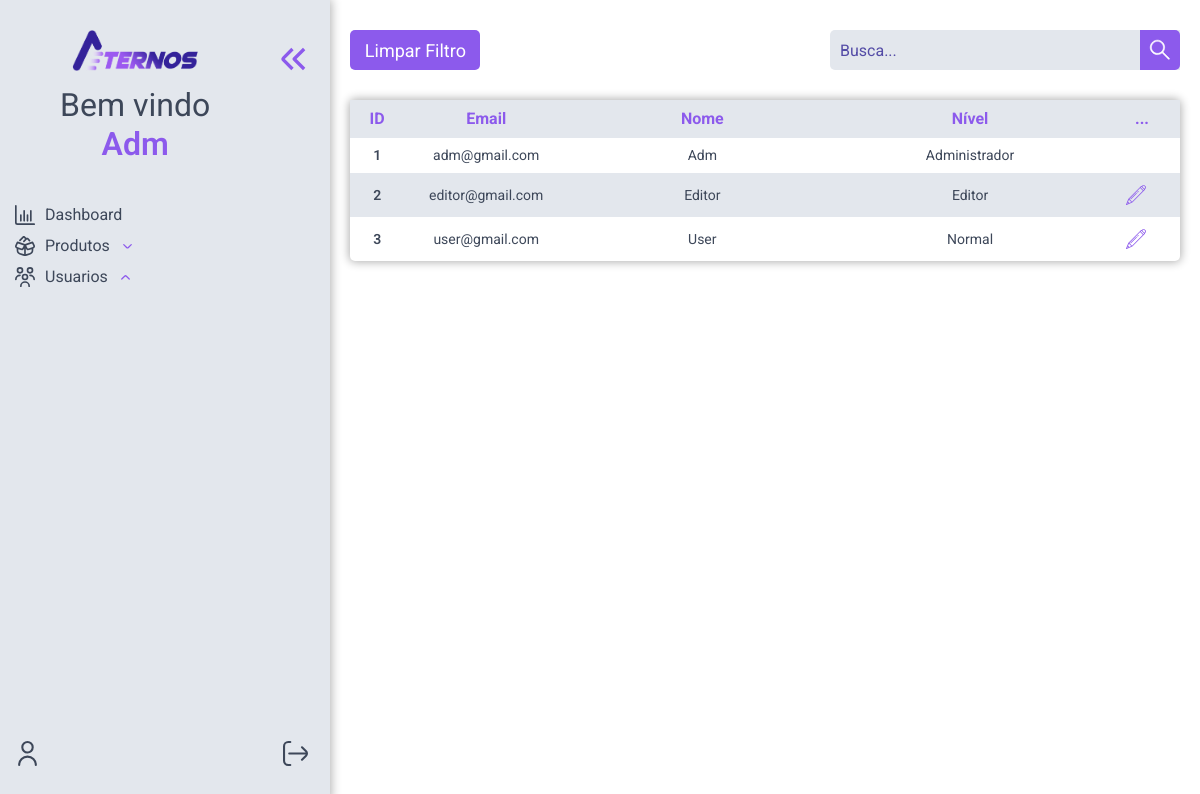
/nav/usuario/usuarios.php (signed in), run on the app's committed database.
### tables this page shows
create table usuarios(
	id int primary key auto_increment,
    nome varchar(45) not null,
    email varchar(45)unique not null,
    senha char(32) not null,
    nivel tinyint default 0
);

### config/Conn.php (called while the page is built, shortened)
<?php
    abstract class Conn
    {
        public function connUser(){
            $this->conn = new mysqli(DB_HOST,DB_USER,DB_PASSWORD,DB_NAME);
        }
    }
?>

### classes/Crud.php (called while the page is built, shortened)
<?php
    require_once ABSPATH."config/Conn.php";
    class Crud extends Conn {
        public function select($col, $tabela, $cond = null, $order = null){
            $sql = "SELECT $col FROM $tabela";
            if ($cond !== null) {
                $sql .= " WHERE $cond";
            }
            if ($order !== null) {
                $sql .= " ORDER BY $order";
            }
            return $this->conn->query($sql);
        }
    }
?>

### nav/usuario/usuarios.php (the view, shortened to what this page needs)
<?php
    require_once ABSPATH.'classes/Crud.php';
?>
<?php include_once ABSPATH.'layout/header.php';?>
<body class="main-index">
    <?php include_once ABSPATH.'layout/menu-lateral.php';
    ?>
    <main class="corpo-produto page">
        <section class="cabecalho">
            <a href="<?php echo BASEURL;?>nav/usuario/usuarios.php" class="limpar" > Limpar Filtro</a>
            <div class="box-busca">
                <form action="" method="get">
                <input class="busca" name="search" type="text" placeholder="Busca...">
                <button type="submit" class="btn-busca">
                </button>
                </form>
            </div>
        </section>
        <table style="width:100%;">
            <thead>
                <tr>
                    <th class="id" scope="col">ID</th>
                    <th class="codigo" scope="col">Email</th>
                    <th class="nome" scope="col">Nome</th>
                    <th class="nome" scope="col">Nível</th>
                    <th class="edit" scope="col">...</th>
                </tr>
            </thead>
            <tbody>
                <?php
                $obj = new Crud;
                if(isset($_GET) and !empty($_GET['search'])){
                    $var = $_GET['search'];
                    $select = $obj->select('*',"usuarios","nome LIKE '$var%' or id LIKE '$var%' or email LIKE '$var%'");
                }else{
                    $select = $obj->select("*","usuarios","1","id ASC");
                }
                if ($select->num_rows > 0){
                    while($rows = $select->fetch_object()){
                    if ($rows->nivel == 0){
                        $nivel = "Normal";
                    }elseif($rows->nivel == 1){
                        $nivel = "Editor";
                    }elseif($rows->nivel == 2){
                        $nivel = "Administrador";
                    }
            ?>
                <tr>
                    <th class="id" scope="row"><?php echo $rows->id?></th>
                    <td class="codigo"><?php echo $rows->email?></td>
                    <td class="nome"><?php echo $rows->nome?></td>
                    <td class="categoria"><?php echo $nivel?></td>
                    <?php if(!($_SESSION['email'] == $rows->email)){?>
                        <td class="edit">
                            <a href="<?php echo BASEURL;?>core/editar.php?idUsu=<?php echo $rows->id?>">
                        </td>
                    <?php }?>
                    <?php }?>
                </tr>
                <?php
                    }
            ?>
            </tbody>
        </table>
    </main>
</body>
</html>

### assets/css/main.css (style rules this page uses)
* { margin:0;padding:0;box-sizing:border-box;font-family:"Roboto",sans-serif;list-style:none;text-decoration:none }
html { font-size:62.5% }
a { text-decoration:none;color:#3d4759 }
input { border:none;outline:none }
.main-index .cadastrar-prod .box-cadastro .flex-field,.main-index .entrada-prod .box-cadastro .flex-field,.main-index .saida-prod .box-cadastro .flex-field,.main-index .corpo-produto>.cabecalho .limpar,.main-index .corpo .box-grid .chart-container,.main-index .corpo .box-grid .total-produtos .value span,.main-index .corpo .box-grid .total-produtos .value,.main-index .corpo .box-grid .total-produtos,.main-index .menu-lateral .icon-menu,.main-index .menu-lateral .conteudo-esquerdo .footer,.main-index .menu-lateral .conteudo-esquerdo .principal .nav-bar__itens,.main-index .menu-lateral .conteudo-esquerdo .principal .nav-bar,.main-index .menu-lateral .conteudo-esquerdo .principal,.main-index .menu-lateral .conteudo-esquerdo,.main-index .menu-lateral,.main-index .form .flex-field,.main-login .form,.main-login { display:flex;justify-content:center;align-items:center }
input::placeholder { color:rgba(50,39,150,.8156862745) }
.main-index { background:#fff;display:flex;flex-wrap:nowrap;width:100%;height:100vh }
.main-index .corpo-produto { width:100%;padding:0px 20px 20px 20px;overflow:auto }
.main-index .corpo-produto svg { width:20px;height:20px }
.main-index .corpo-produto>.cabecalho { display:flex;justify-content:space-between;align-items:center;padding-top:20px;margin-bottom:20px }
.main-index .corpo-produto>.cabecalho .limpar { text-decoration:none;background-color:#8c5aec;border:none;width:10%;min-width:130px;height:40px;padding:10px;border-radius:5px;margin:1rem 0;font-size:1.8rem;color:#fff;transition:all 100ms }
.main-index .corpo-produto>.cabecalho .box-busca { height:40px;position:relative }
.main-index .corpo-produto>.cabecalho .box-busca form { height:100% }
.main-index .corpo-produto>.cabecalho .box-busca form .busca { height:100%;padding:5px 10px;font-size:1.6rem;border-radius:5px 0 0 5px;min-width:350px;color:#3d4759;background-color:#e3e7ed }
.main-index .corpo-produto>.cabecalho .box-busca form .btn-busca { display:flex;align-items:center;justify-content:center;width:40px;position:absolute;right:0;top:0;border-radius:0 5px 5px 0;height:40px;border:none;background-color:#8c5aec;transition:all 100ms;cursor:pointer }
.main-index .corpo-produto>.cabecalho .box-busca form .btn-busca svg { width:40px;height:30px;transition:all 100ms }
.main-index .corpo-produto table { width:100%;border-radius:5px;box-shadow:0px 0px 10px 1px rgba(0,0,0,.3215686275);text-align:center;border-collapse:collapse;color:#3d4759;background-color:#fff }
.main-index .corpo-produto table .id { width:5% }
.main-index .corpo-produto table .nome { width:25% }
.main-index .corpo-produto table .edit { width:5% }
.main-index .corpo-produto table thead { background-color:#e3e7ed;color:#8c5aec;position:sticky;top:0;left:0 }
.main-index .corpo-produto table th { font-size:1.8rem }
@media screen and (max-width: 1400px) { .main-index .corpo-produto table th { font-size:1.6rem } }
.main-index .corpo-produto table th,.main-index .corpo-produto table td { width:15%;padding:7px }
.main-index .corpo-produto table tbody { font-size:1.6rem }
.main-index .corpo-produto table tbody .edit a,.main-index .corpo-produto table tbody .del a { padding:5px 15px;width:fit-content;height:fit-content;display:flex }
@media screen and (max-width: 1400px) { .main-index .corpo-produto table tbody { font-size:1.4rem } }
.main-index .corpo-produto table tbody th { font-size:1.6rem;font-weight:600 }
@media screen and (max-width: 1400px) { .main-index .corpo-produto table tbody th { font-size:1.4rem } }
.main-index .corpo-produto table tbody tr:nth-child(even) { background-color:#e3e7ed }

### data on the page
usuarios: id "1", email "adm@gmail.com", nome "Adm", nivel "Administrador"
usuarios: id "2", email "editor@gmail.com", nome "Editor", nivel "Editor"
usuarios: id "3", email "user@gmail.com", nome "User", nivel "Normal"

### other printed values
$_SESSION['nome'] "Adm"
